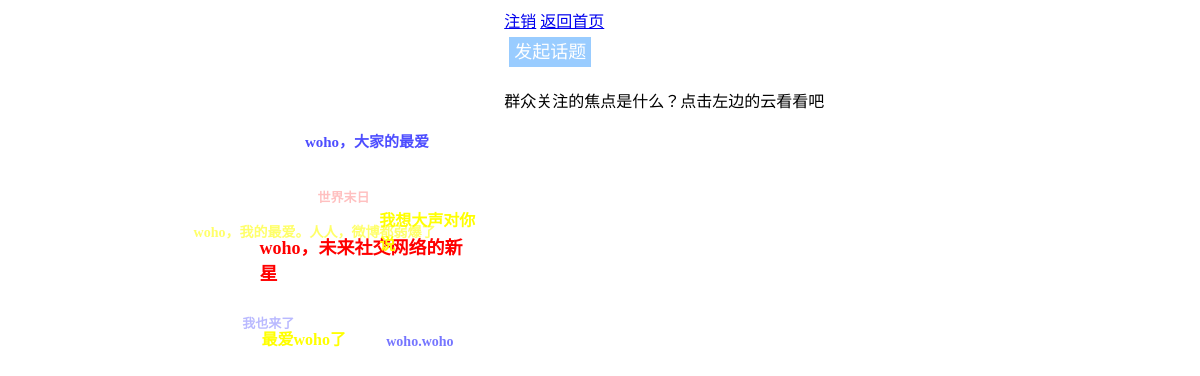
The page /topic.php (signed in) on the database its author committed.
### tables this page shows
CREATE TABLE `topic` (
  `id` int(11) NOT NULL AUTO_INCREMENT,
  `name` char(30) DEFAULT NULL,
  `introduction` text,
  `time` datetime DEFAULT NULL,
  PRIMARY KEY (`id`)
);

### topic.php (the view, shortened to what this page needs)
<?php
include('conn.php');
?>
<!DOCTYPE html PUBLIC "-//W3C//DTD HTML 4.01 Transitional//EN" "http://www.w3.org/TR/html4/loose.dtd">
<html>
<head>
<link type="text/css" rel="stylesheet" href="css/tweet.css" />
<link type="text/css" rel="stylesheet" href="css/comment.css" />
<link type="text/css" rel="stylesheet" href="css/topic.css" />
</head>
<body>
	<div id="page">
	<a class="topHref" href="logout.php">注销</a>
	<a class="topHref" href="home.php">返回首页</a>
	<div id="topics">
		<?php
		$result = mysql_query("SELECT id,name FROM topic ORDER BY time DESC", $conn);
		$count = 0;
		while($count < 20 && $row=mysql_fetch_array($result)) {
			if ($row['id'] % 3 == 0) {
				echo '<a href="#!/'.$row['id'].'"class="red">'.$row['name'].'</a>';
			} else if ($row['id'] % 3 == 1) {
				echo '<a href="#!/'.$row['id'].'"class="blue">'.$row['name'].'</a>';
			} else {
				echo '<a href="#!/'.$row['id'].'"class="yellow">'.$row['name'].'</a>';
			}
		}
		?>
	</div>
	<div id="rightSide">
		<a id="addTopicHref" href="javascript:void(0);" onclick="showAddTopic(1);">发起话题</a>
		<div id="topicMain">
			<p>群众关注的焦点是什么？点击左边的云看看吧</p>
		</div>
	</div>
    </div>
</body>
</html>

### css/topic.css (style rules this page uses)
#page { margin-left:auto; margin-right:auto; width:70%; }
#topics { position:relative; width:450px; height:450px; margin: 20px; float: left; width: 30%; padding-top: 10px; padding-right: 20px; padding-bottom: 10px; padding-left: 10px; }
#topics a { position:absolute; top:50%; left:50%; color:#fff; font-weight:bold; text-decoration:none; padding: 3px 6px; font-size: large; }
#topics .blue { color:blue; }
#topics .red { color:red; }
#topics .yellow { color:yellow; }
#rightSide { float: left; width: 50%; }
#addTopicHref { text-decoration: none; font-size: large; background-color: #9CF; margin: 5px; padding: 5px; color: #FFF; line-height: 40px; }

### rows shown on the page
topic: name "woho，我的最爱。人人，微博都弱爆了"
topic: name "我也来了"
topic: name "世界末日"
topic: name "我想大声对你说"
topic: name "woho.woho"
topic: name "woho，未来社交网络的新星"
topic: name "最爱woho了"
topic: name "woho，大家的最爱"
